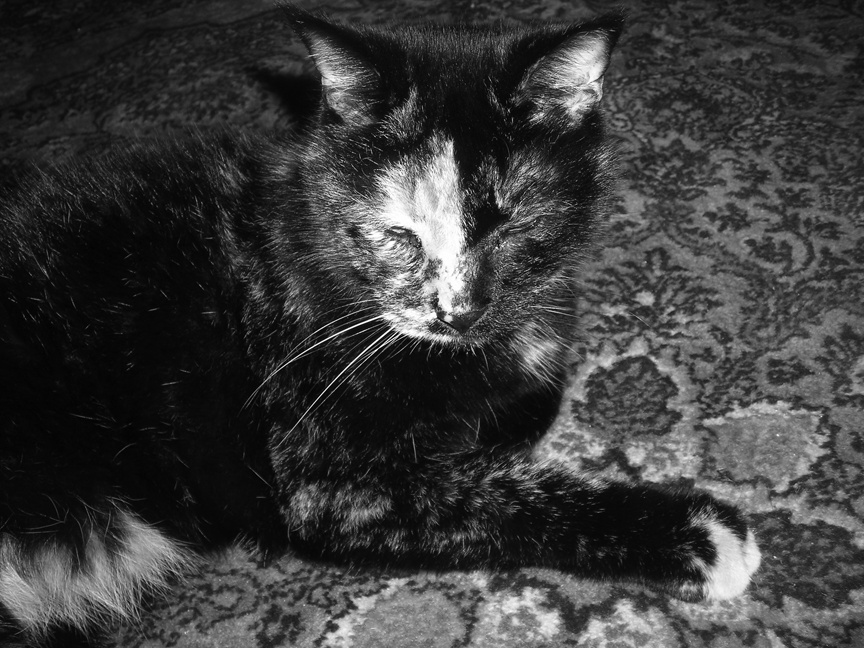
#> input picture Lab_3/Lab_3/bwCat.tif, 864 x 648 px
$ python Lab_3.py   (older library calls are emulated)
#> lines starting #> are read from the running program, lines starting #| are printed output that depends on the picture
import scipy.ndimage as sim
import numpy as np
import matplotlib.pyplot as plt
from mpl_toolkits.mplot3d import Axes3D
import scipy.misc
import copy

# Assignment 1
# For Assignment 1, see the write up

# Assignment 2
import scipy.ndimage as sim
from numpy import genfromtxt


impulse = np.zeros( (51, 51) )
impulse [25, 25] = 1.0
myfilter = np.ones( (3, 3) ) / 9
response = sim.convolve(impulse, myfilter)
plt.figure()
plt.set_cmap('gray')
plt.imshow(response)
plt.title('Dot Filter Test')

plt.show(block=False)
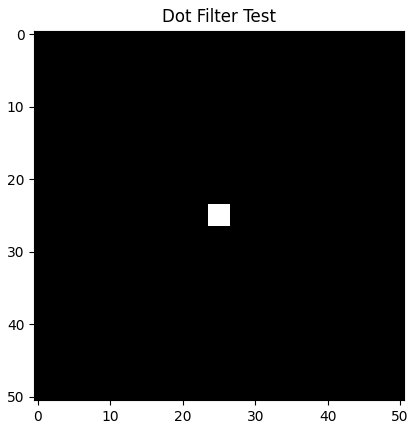
#> figure drawn by matplotlib, 1 panel

cat = plt.imread('bwCat.tif')
#> cat is the input picture: shape (648, 864); min 0, max 255, mean 59.2

plt.figure('Original Cat Photo')
plt.imshow(cat)
plt.title('Original Cat Photo')
plt.show(block=False)

# Part a
print(cat)
#> (printed output is left out)
cat_1 = sim.convolve(cat, myfilter, mode='constant')

plt.figure('Cat Photo Using Convolve With Filter 1')
plt.imshow(cat_1)
plt.title('Cat Photo Using Convolve With Filter 1')
plt.show(block=False)
# the image is now more pixelated

cat_1_b = sim.uniform_filter(cat, mode='constant')
plt.figure('Cat Photo Using Uniform Filter')
plt.imshow(cat_1_b)
plt.title('Cat Photo Using Uniform Filter')
plt.show(block=False)
# still pixelated

# Part b
filter_2 = np.ones ( (15, 15) ) / 9
cat_2 = sim.convolve(cat, filter_2, mode='constant')
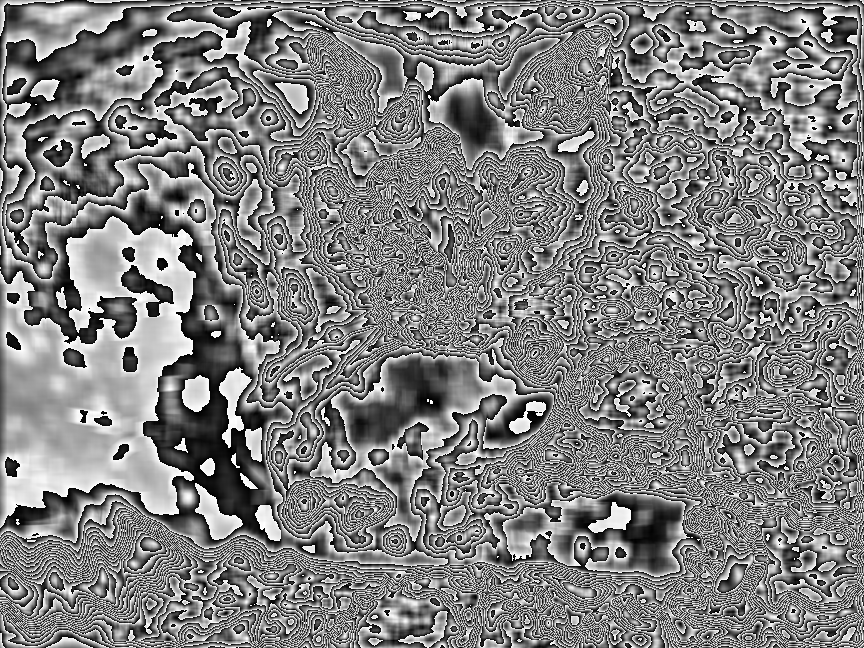
#> cat_2: shape (648, 864); min 0, max 255, mean 127.6
print(cat_2)
#> (printed output is left out)
plt.figure('Cat Photo Using 15x15 Filter with 1/9 everywhere')
plt.imshow(cat_2)
plt.title('Cat Photo Using 15x15 Filter with 1/9 everywhere')
plt.show(block=False)
# this no longer looks like a cat, I think, but I'm no expert

# Part c

# Assignment 3
#> (the run stopped early here; a loop or call above may not have finished)
